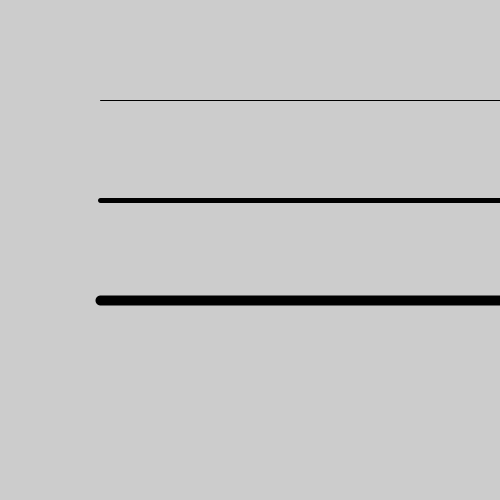
Frame 1 (no input)
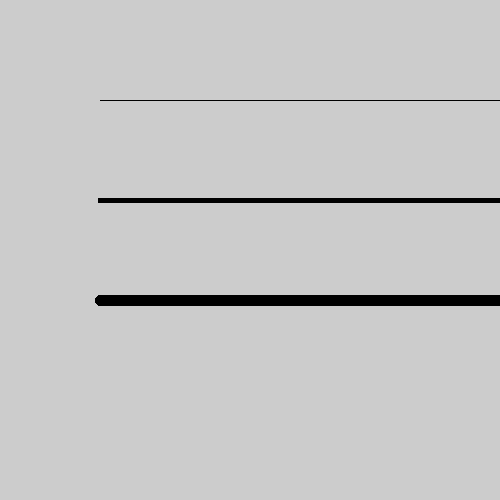
Frame 60 (the mouse pressed at the canvas centre just before this capture)
Frame 120 (the mouse held since frame 60 and released just before this capture): identical to frame 60, image omitted

The Processing sketch that drew these frames (run headless with seeded random() and noise(); from frame 60 on, the mouse is pressed at the canvas centre):

// Processing sketch: Helton_S2_A7
// ── Helton_S2_A7.pde
//Tanner Helton
void setup() {
  size(500,500);
}
void draw() {
  strokeWeight(1);
  line(100, 100, 500, 100);
  strokeWeight(5);
  line(100, 200, 500, 200);
  strokeWeight(10);
  line(100, 300, 500, 300);
}
